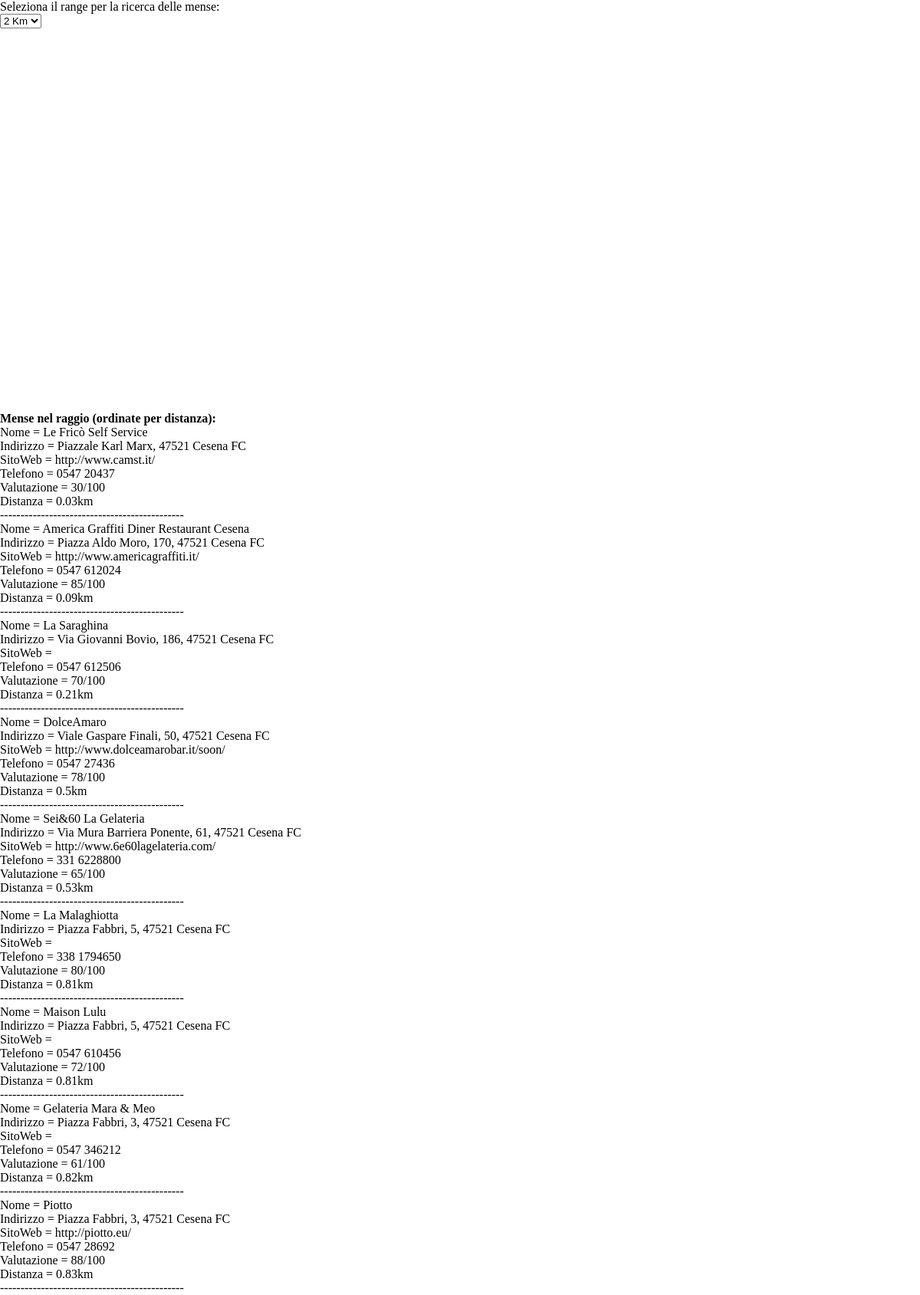
The app's page /foodservice/foodservice.php with its own data.
### tables this page shows
CREATE TABLE `mense` (
  `IdMensa` int(6) UNSIGNED NOT NULL,
  `Nome` varchar(200) NOT NULL,
  `Indirizzo` varchar(150) NOT NULL,
  `Latitudine` float NOT NULL,
  `Longitudine` float NOT NULL,
  `SitoWeb` varchar(200) DEFAULT NULL,
  `Telefono` varchar(11) NOT NULL,
  `Valutazione` int(11) NOT NULL,
  `TipoServizio` int(6) UNSIGNED NOT NULL
);

### foodservice/foodservice_functions.php (called while the page is built)
<?php
function calcDistance($lat1, $lon1, $lat2, $lon2, $unit) {
  $theta = $lon1 - $lon2;
  $dist = sin(deg2rad($lat1)) * sin(deg2rad($lat2)) +  cos(deg2rad($lat1)) * cos(deg2rad($lat2)) * cos(deg2rad($theta));
  $dist = acos($dist);
  $dist = rad2deg($dist);
  $miles = $dist * 60 * 1.1515;
  $unit = strtoupper($unit);
  if ($unit == "K") {
    return round(($miles * 1.609344), 2);
  } else if ($unit == "N") {
    return round(($miles * 0.8684), 2);
  } else {
    return round($miles, 2);
  }
}
function cmp($a, $b) {
  if ($a["Distanza"] == $b["Distanza"]) {
    return 0;
  }
  return ($a["Distanza"] < $b["Distanza"]) ? -1 : 1;
}
function getFoodServicesInRange($latitude, $longitude, $range, $mysqli) {
  if ($stmt = $mysqli->prepare("SELECT * FROM mense WHERE 1")) {
    $stmt->execute();
    $result = $stmt->get_result();
    $temp = array();
    $array = array();
    while ($row = $result->fetch_array(MYSQLI_ASSOC)) {
      $dist = calcDistance($latitude, $longitude, $row["Latitudine"], $row["Longitudine"], "K");
      if ($dist <= $range) {
        $temp["Nome"] = $row["Nome"];
        $temp["Indirizzo"] = $row["Indirizzo"];
        $temp["SitoWeb"] = $row["SitoWeb"];
        $temp["Telefono"] = $row["Telefono"];
        $temp["Valutazione"] = $row["Valutazione"];
        $temp["Distanza"] = $dist;
        $array[$row['IdMensa']] = $temp;
        unset($temp);
      }
    }
    usort($array, "cmp");
    return $array;
  }
}
?>

### foodservice/foodservice.php (the view, shortened to what this page needs)
<!DOCTYPE html>
<html lang="it">
  <head>
  </head>
  <body>
    <main>
      <form>
        Seleziona il range per la ricerca delle mense:<br>
        <select class="range">
          <option value="2" selected="selected">2 Km</option>
        </select>
      </form>
      <div id="map"></div>
      <?php
        require($_SERVER['DOCUMENT_ROOT'] . "/smartunibo/src/database/db_connect.php");
        require("foodservice_functions.php");
        $menseInRange = getFoodServicesInRange(44.14455, 12.248835, 2, $mysqli);
        echo "<b>Mense nel raggio (ordinate per distanza):</b><br>";
        foreach ($menseInRange as $m) {
          echo "Nome = " .$m["Nome"] ."<br>";
          echo "Indirizzo = " .$m["Indirizzo"] ."<br>";
          echo "SitoWeb = " .$m["SitoWeb"] ."<br>";
          echo "Telefono = " .$m["Telefono"] ."<br>";
          echo "Valutazione = " .$m["Valutazione"] ."/100<br>";
          echo "Distanza = " .$m["Distanza"] ."km<br>";
          echo "---------------------------------------------<br>";
        }
       ?>
    </main>
  </body>
</html>

### foodservice/foodservice.php (style rules this page uses)
#map { height: 500px; width: 500px; }
html, body { height: 100%; margin: 0; padding: 0; }

### records on screen
mense: Nome "Le Fricò Self Service", Indirizzo "Piazzale Karl Marx, 47521 Cesena FC", SitoWeb "http://www.camst.it/", Telefono "0547 20437", Valutazione "30", Distanza "0.03"
mense: Nome "America Graffiti Diner Restaurant Cesena", Indirizzo "Piazza Aldo Moro, 170, 47521 Cesena FC", SitoWeb "http://www.americagraffiti.it/", Telefono "0547 612024", Valutazione "85", Distanza "0.09"
mense: Nome "La Saraghina", Indirizzo "Via Giovanni Bovio, 186, 47521 Cesena FC", Telefono "0547 612506", Valutazione "70", Distanza "0.21"
mense: Nome "DolceAmaro", Indirizzo "Viale Gaspare Finali, 50, 47521 Cesena FC", SitoWeb "http://www.dolceamarobar.it/soon/", Telefono "0547 27436", Valutazione "78", Distanza "0.5"
mense: Nome "Sei&60 La Gelateria", Indirizzo "Via Mura Barriera Ponente, 61, 47521 Cesena FC", SitoWeb "http://www.6e60lagelateria.com/", Telefono "331 6228800", Valutazione "65", Distanza "0.53"
mense: Nome "La Malaghiotta", Indirizzo "Piazza Fabbri, 5, 47521 Cesena FC", Telefono "338 1794650", Valutazione "80", Distanza "0.81"
mense: Nome "Maison Lulu", Indirizzo "Piazza Fabbri, 5, 47521 Cesena FC", Telefono "0547 610456", Valutazione "72", Distanza "0.81"
mense: Nome "Gelateria Mara & Meo", Indirizzo "Piazza Fabbri, 3, 47521 Cesena FC", Telefono "0547 346212", Valutazione "61", Distanza "0.82"
mense: Nome "Piotto", Indirizzo "Piazza Fabbri, 3, 47521 Cesena FC", SitoWeb "http://piotto.eu/", Telefono "0547 28692", Valutazione "88", Distanza "0.83"
